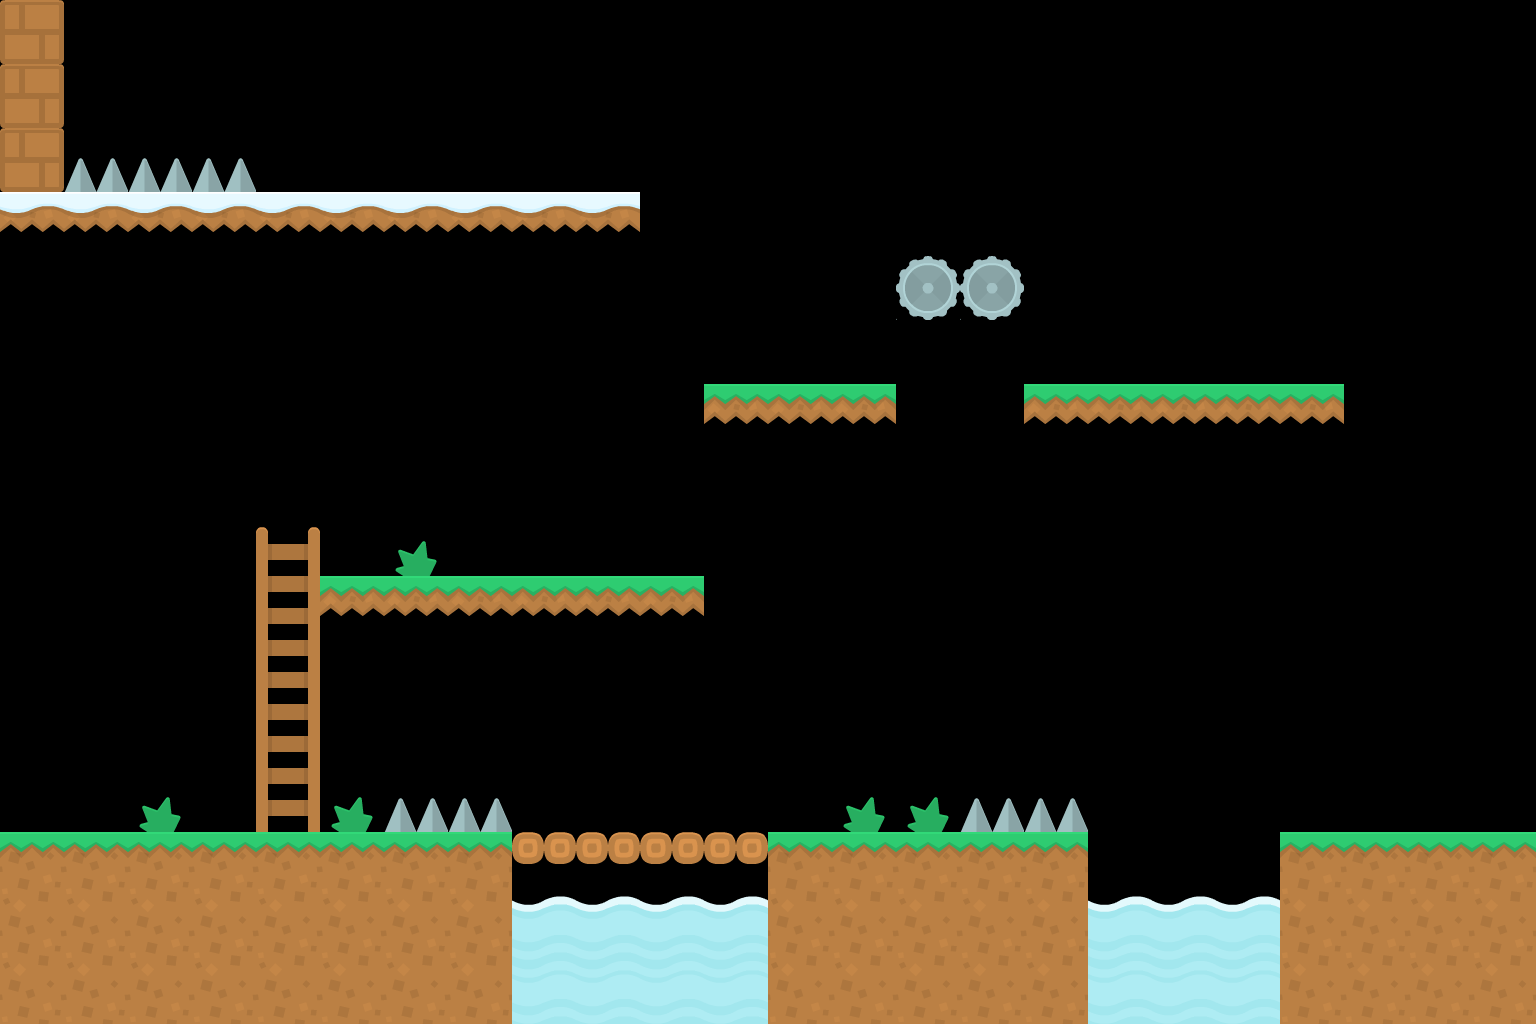

The image is a tile-based game level rendered from a .tmx file. Its description and complete source (layers, tilesets, objects, tile grids) follow:
An orthogonal 24x16 tile map with 64x64 px tiles, 5 tile layers (road, grass, water, trap, ...).

<map version="1.10" tiledversion="1.10.1" orientation="orthogonal" renderorder="right-down" width="24" height="16" tilewidth="64" tileheight="64" infinite="0" nextlayerid="6" nextobjectid="1">
 <tileset firstgid="1" name="platformPack_tilesheet" tilewidth="64" tileheight="64" tilecount="98" columns="14">
  <image source="map/platformPack_tilesheet.png" width="896" height="448" />
 </tileset>
 <layer id="1" name="road" width="24" height="16">
  <data encoding="csv">
46,0,0,0,0,0,0,0,0,0,0,0,0,0,0,0,0,0,0,0,0,0,0,0,
46,0,0,0,0,0,0,0,0,0,0,0,0,0,0,0,0,0,0,0,0,0,0,0,
46,0,0,0,0,0,0,0,0,0,0,0,0,0,0,0,0,0,0,0,0,0,0,0,
31,31,31,31,31,31,31,31,31,31,0,0,0,0,0,0,0,0,0,0,0,0,0,0,
0,0,0,0,0,0,0,0,0,0,0,0,0,0,0,0,0,0,0,0,0,0,0,0,
0,0,0,0,0,0,0,0,0,0,0,0,0,0,0,0,0,0,0,0,0,0,0,0,
0,0,0,0,0,0,0,0,0,0,0,29,29,29,0,0,29,29,29,29,29,0,0,0,
0,0,0,0,0,0,0,0,0,0,0,0,0,0,0,0,0,0,0,0,0,0,0,0,
0,0,0,0,0,0,0,0,0,0,0,0,0,0,0,0,0,0,0,0,0,0,0,0,
0,0,0,0,0,29,29,29,29,29,29,0,0,0,0,0,0,0,0,0,0,0,0,0,
0,0,0,0,0,0,0,0,0,0,0,0,0,0,0,0,0,0,0,0,0,0,0,0,
0,0,0,0,0,0,0,0,0,0,0,0,0,0,0,0,0,0,0,0,0,0,0,0,
0,0,0,0,0,0,0,0,0,0,0,0,0,0,0,0,0,0,0,0,0,0,0,0,
1,1,1,1,1,1,1,1,59,59,59,59,1,1,1,1,1,0,0,0,1,1,1,1,
4,4,4,4,4,4,4,4,0,0,0,0,4,4,4,4,4,0,0,0,4,4,4,4,
4,4,4,4,4,4,4,4,0,0,0,0,4,4,4,4,4,0,0,0,4,4,4,4
</data>
 </layer>
 <layer id="2" name="grass" width="24" height="16">
  <data encoding="csv">
0,0,0,0,0,0,0,0,0,0,0,0,0,0,0,0,0,0,0,0,0,0,0,0,
0,0,0,0,0,0,0,0,0,0,0,0,0,0,0,0,0,0,0,0,0,0,0,0,
0,0,0,0,0,0,0,0,0,0,0,0,0,0,0,0,0,0,0,0,0,0,0,0,
0,0,0,0,0,0,0,0,0,0,0,0,0,0,0,0,0,0,0,0,0,0,0,0,
0,0,0,0,0,0,0,0,0,0,0,0,0,0,0,0,0,0,0,0,0,0,0,0,
0,0,0,0,0,0,0,0,0,0,0,0,0,0,0,0,0,0,0,0,0,0,0,0,
0,0,0,0,0,0,0,0,0,0,0,0,0,0,0,0,0,0,0,0,0,0,0,0,
0,0,0,0,0,0,0,0,0,0,0,0,0,0,0,0,0,0,0,0,0,0,0,0,
0,0,0,0,0,0,73,0,0,0,0,0,0,0,0,0,0,0,0,0,0,0,0,0,
0,0,0,0,0,0,0,0,0,0,0,0,0,0,0,0,0,0,0,0,0,0,0,0,
0,0,0,0,0,0,0,0,0,0,0,0,0,0,0,0,0,0,0,0,0,0,0,0,
0,0,0,0,0,0,0,0,0,0,0,0,0,0,0,0,0,0,0,0,0,0,0,0,
0,0,73,0,0,73,0,0,0,0,0,0,0,73,73,0,0,0,0,0,0,0,0,0,
0,0,0,0,0,0,0,0,0,0,0,0,0,0,0,0,0,0,0,0,0,0,0,0,
0,0,0,0,0,0,0,0,0,0,0,0,0,0,0,0,0,0,0,0,0,0,0,0,
0,0,0,0,0,0,0,0,0,0,0,0,0,0,0,0,0,0,0,0,0,0,0,0
</data>
 </layer>
 <layer id="4" name="water" width="24" height="16">
  <data encoding="csv">
0,0,0,0,0,0,0,0,0,0,0,0,0,0,0,0,0,0,0,0,0,0,0,0,
0,0,0,0,0,0,0,0,0,0,0,0,0,0,0,0,0,0,0,0,0,0,0,0,
0,0,0,0,0,0,0,0,0,0,0,0,0,0,0,0,0,0,0,0,0,0,0,0,
0,0,0,0,0,0,0,0,0,0,0,0,0,0,0,0,0,0,0,0,0,0,0,0,
0,0,0,0,0,0,0,0,0,0,0,0,0,0,0,0,0,0,0,0,0,0,0,0,
0,0,0,0,0,0,0,0,0,0,0,0,0,0,0,0,0,0,0,0,0,0,0,0,
0,0,0,0,0,0,0,0,0,0,0,0,0,0,0,0,0,0,0,0,0,0,0,0,
0,0,0,0,0,0,0,0,0,0,0,0,0,0,0,0,0,0,0,0,0,0,0,0,
0,0,0,0,0,0,0,0,0,0,0,0,0,0,0,0,0,0,0,0,0,0,0,0,
0,0,0,0,0,0,0,0,0,0,0,0,0,0,0,0,0,0,0,0,0,0,0,0,
0,0,0,0,0,0,0,0,0,0,0,0,0,0,0,0,0,0,0,0,0,0,0,0,
0,0,0,0,0,0,0,0,0,0,0,0,0,0,0,0,0,0,0,0,0,0,0,0,
0,0,0,0,0,0,0,0,0,0,0,0,0,0,0,0,0,0,0,0,0,0,0,0,
0,0,0,0,0,0,0,0,0,0,0,0,0,0,0,0,0,0,0,0,0,0,0,0,
0,0,0,0,0,0,0,0,5,5,5,5,0,0,0,0,0,5,5,5,0,0,0,0,
0,0,0,0,0,0,0,0,19,19,19,19,0,0,0,0,0,19,19,19,0,0,0,0
</data>
 </layer>
 <layer id="5" name="trap" width="24" height="16">
  <data encoding="csv">
0,0,0,0,0,0,0,0,0,0,0,0,0,0,0,0,0,0,0,0,0,0,0,0,
0,0,0,0,0,0,0,0,0,0,0,0,0,0,0,0,0,0,0,0,0,0,0,0,
0,71,71,71,0,0,0,0,0,0,0,0,0,0,0,0,0,0,0,0,0,0,0,0,
0,0,0,0,0,0,0,0,0,0,0,0,0,0,0,0,0,0,0,0,0,0,0,0,
0,0,0,0,0,0,0,0,0,0,0,0,0,0,72,72,0,0,0,0,0,0,0,0,
0,0,0,0,0,0,0,0,0,0,0,0,0,0,0,0,0,0,0,0,0,0,0,0,
0,0,0,0,0,0,0,0,0,0,0,0,0,0,0,0,0,0,0,0,0,0,0,0,
0,0,0,0,0,0,0,0,0,0,0,0,0,0,0,0,0,0,0,0,0,0,0,0,
0,0,0,0,0,0,0,0,0,0,0,0,0,0,0,0,0,0,0,0,0,0,0,0,
0,0,0,0,0,0,0,0,0,0,0,0,0,0,0,0,0,0,0,0,0,0,0,0,
0,0,0,0,0,0,0,0,0,0,0,0,0,0,0,0,0,0,0,0,0,0,0,0,
0,0,0,0,0,0,0,0,0,0,0,0,0,0,0,0,0,0,0,0,0,0,0,0,
0,0,0,0,0,0,71,71,0,0,0,0,0,0,0,71,71,0,0,0,0,0,0,0,
0,0,0,0,0,0,0,0,0,0,0,0,0,0,0,0,0,0,0,0,0,0,0,0,
0,0,0,0,0,0,0,0,0,0,0,0,0,0,0,0,0,0,0,0,0,0,0,0,
0,0,0,0,0,0,0,0,0,0,0,0,0,0,0,0,0,0,0,0,0,0,0,0
</data>
 </layer>
 <layer id="3" name="ladder" width="24" height="16">
  <data encoding="csv">
0,0,0,0,0,0,0,0,0,0,0,0,0,0,0,0,0,0,0,0,0,0,0,0,
0,0,0,0,0,0,0,0,0,0,0,0,0,0,0,0,0,0,0,0,0,0,0,0,
0,0,0,0,0,0,0,0,0,0,0,0,0,0,0,0,0,0,0,0,0,0,0,0,
0,0,0,0,0,0,0,0,0,0,0,0,0,0,0,0,0,0,0,0,0,0,0,0,
0,0,0,0,0,0,0,0,0,0,0,0,0,0,0,0,0,0,0,0,0,0,0,0,
0,0,0,0,0,0,0,0,0,0,0,0,0,0,0,0,0,0,0,0,0,0,0,0,
0,0,0,0,0,0,0,0,0,0,0,0,0,0,0,0,0,0,0,0,0,0,0,0,
0,0,0,0,0,0,0,0,0,0,0,0,0,0,0,0,0,0,0,0,0,0,0,0,
0,0,0,0,57,0,0,0,0,0,0,0,0,0,0,0,0,0,0,0,0,0,0,0,
0,0,0,0,58,0,0,0,0,0,0,0,0,0,0,0,0,0,0,0,0,0,0,0,
0,0,0,0,58,0,0,0,0,0,0,0,0,0,0,0,0,0,0,0,0,0,0,0,
0,0,0,0,58,0,0,0,0,0,0,0,0,0,0,0,0,0,0,0,0,0,0,0,
0,0,0,0,58,0,0,0,0,0,0,0,0,0,0,0,0,0,0,0,0,0,0,0,
0,0,0,0,0,0,0,0,0,0,0,0,0,0,0,0,0,0,0,0,0,0,0,0,
0,0,0,0,0,0,0,0,0,0,0,0,0,0,0,0,0,0,0,0,0,0,0,0,
0,0,0,0,0,0,0,0,0,0,0,0,0,0,0,0,0,0,0,0,0,0,0,0
</data>
 </layer>
</map>
